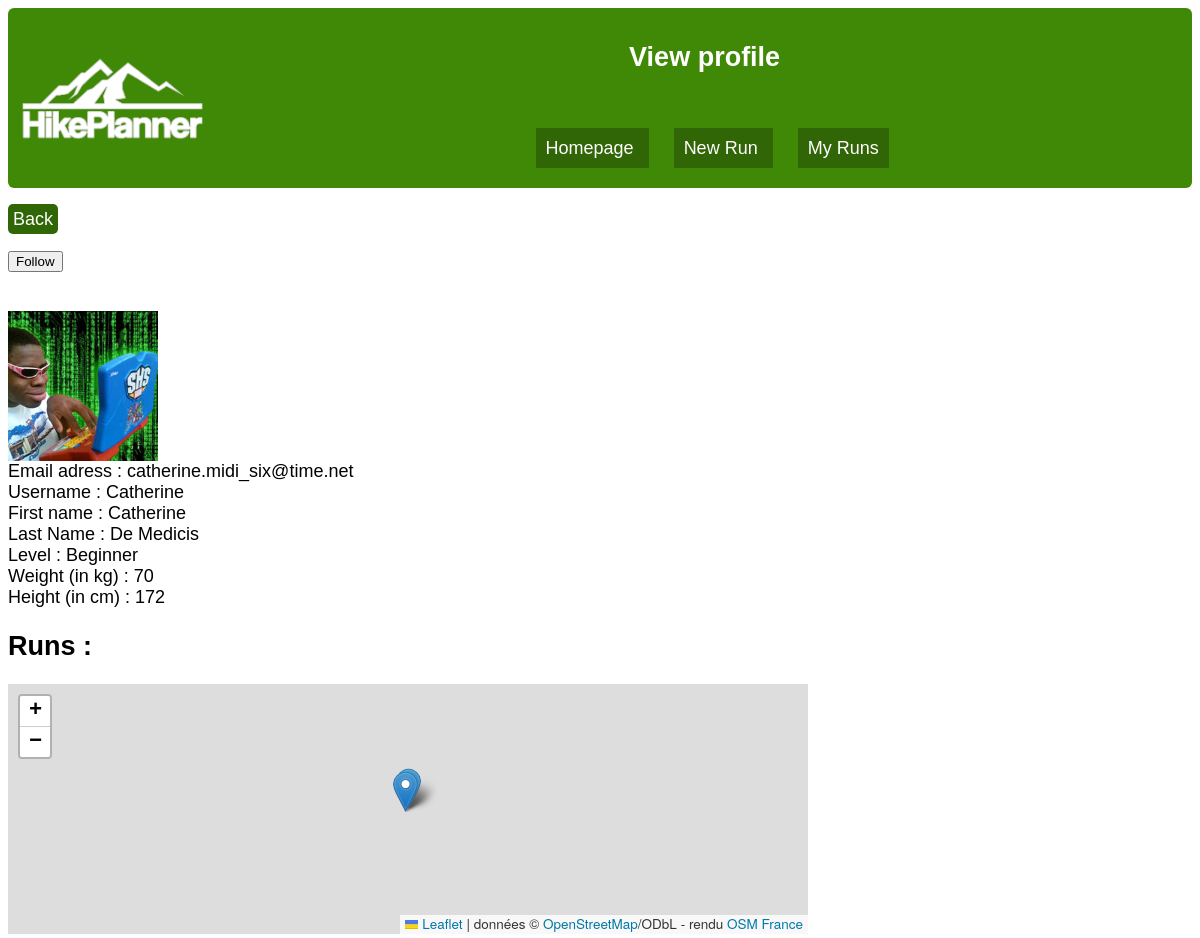
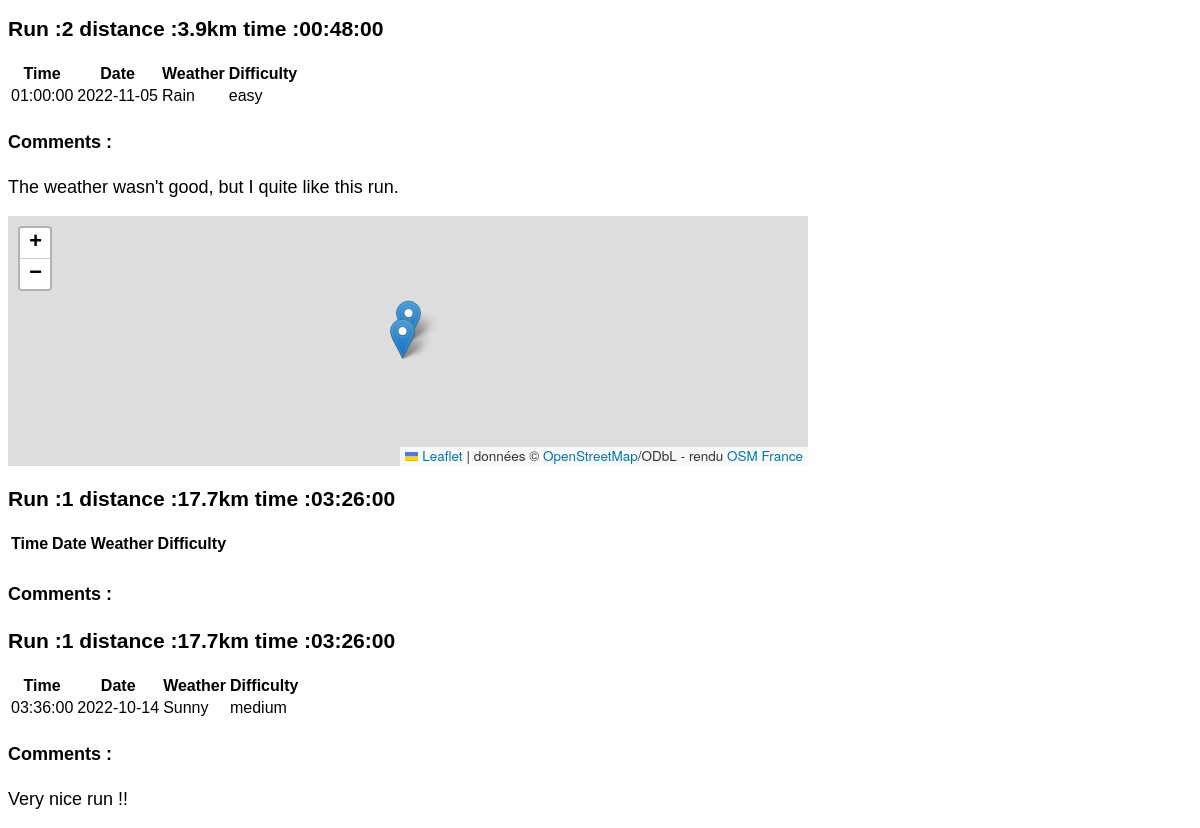
The page /profile_visit.php?id=1 (signed in) on the database its author committed (2 pictures, top to bottom).
### tables this page shows
CREATE TABLE `account` (
  `id` int(11) NOT NULL,
  `username` varchar(255) NOT NULL,
  `password` varchar(255) NOT NULL,
  `email` varchar(255) NOT NULL,
  `first_name` varchar(255) NOT NULL,
  `last_name` varchar(255) NOT NULL,
  `level` varchar(255) NOT NULL,
  `weight` int(11) DEFAULT NULL,
  `size` int(11) DEFAULT NULL,
  `picture` varchar(255) NOT NULL DEFAULT 'unknown.jpg'
);

CREATE TABLE `waypoints` (
  `id_run` int(11) NOT NULL,
  `order_waypoint` int(11) NOT NULL,
  `latitude` decimal(18,15) NOT NULL,
  `longitude` decimal(18,15) NOT NULL
);

CREATE TABLE `run_saved` (
  `number_run` int(11) NOT NULL,
  `id_run` int(11) NOT NULL,
  `id_account` int(11) NOT NULL,
  `run_name` varchar(255) DEFAULT NULL,
  `completed` tinyint(1) DEFAULT NULL,
  `date` date DEFAULT NULL,
  `time` time DEFAULT NULL,
  `difficulty` varchar(255) DEFAULT NULL,
  `weather` varchar(255) DEFAULT NULL,
  `comments` text DEFAULT NULL
);

### profile_visit.php (the view, shortened to what this page needs)
<html>
    <head>
        <link rel="stylesheet" href="https://unpkg.com/leaflet@1.3.1/dist/leaflet.css" />
        <link rel="stylesheet" type="text/css" href="../projet_css/profile_visit.css"/>
    </head>
    <body>
    <header>
            <img class="logo" src="../projet_css/HikePlanner_homepage.png"/>
            <nav>
            <h1 class="h">View profile</h1>
                <ul>
                    <br>
                    <br>
                    <li>
                        <a class="butt" href="../homepage.php">Homepage</a>
                    </li>
                    <li>
                        <a class="butt" href="../hikeplanner_map_v3.php">New Run</a>
                    </li>
                    <li>
                        <a class="butt" href="../my_runs.php">My Runs</a>
                    </li>
                </ul>
            </nav>
            </header>
            <br>
    <a class="back" href='http://localhost/HikePlanner/homepage.php'>Back</a> <br><br>
        <?php
            $bdd = new PDO("mysql:host=localhost;dbname=projet_if3;charset=utf8", "root", "");
            $id = $_GET["id"];
            $req = $bdd->prepare("SELECT * FROM account WHERE id = ?");
            $req->execute([$id]);
            $data = $req->fetch();
            $followed = 0;
            if ($followed != 1) {
                echo "<form method='post'>
                <input type='submit' class='button' name='curly' value='Follow'/>
                </form> <br>";
            }
        ?>
        <img class="pp" src="../profile_picture/<?php echo $data['picture'];?>"/>
        <br>
        <label>Email adress : </label>
        <?php
            echo $data["email"];
        ?>
        <br>
        <label>Username : </label>
        <?php
            echo $data["username"];
        ?>
        <br>
        <label>First name : </label>
        <?php
            echo $data["first_name"];
        ?>
        <br>
        <label>Last Name : </label>
        <?php
            echo $data["last_name"];
        ?>
        <br>
        <label>Level : </label>
        <?php
            echo $data["level"];
        ?>
        <br>
        <label>Weight (in kg) : </label>
        <?php
            echo $data["weight"];
        ?>
        <br>
        <label>Height (in cm) : </label>
        <?php
            echo $data["size"];
        ?>
        <div>
            <h2>Runs :</h2>
            <?php
                $req_run = $bdd->prepare("SELECT run_saved.id_run, run.distance, run.time FROM run_saved
                                            INNER JOIN run ON run_saved.id_run = run.id_run
                                            WHERE id_account = ? AND completed = 1
                                            GROUP BY id_run
                                            ORDER BY date DESC");
                $req_run->execute([$id]);
                $run = $req_run->fetch();
                if($run == null) {
                    echo "This person has no run yet.";
                } else {
                    $i = 0;
                    while($run != null) {
            ?>
            <div>
                <div <?php echo "id='map".$i."'"; ?>>
                </div>
                <?php
                    $req_run_id = $bdd->prepare("SELECT * FROM `run_saved` WHERE id_account = ? AND id_run = ? ORDER BY time ASC");
                    $req_run_id->execute([$id, $run["id_run"]]);
                    $run_id = $req_run_id->fetch();
                    while($run_id != null) {
                ?>
                <div class="table_run">
                    <h3> <?php echo"Run :".$run_id["id_run"]." distance :".$run["distance"]."km time :".$run["time"]; ?> </h3>
                    <table>
                        <tr>
                            <th> Time </th>
                            <th> Date </th>
                            <th> Weather </th>
                            <th> Difficulty </th>
                        </tr>
                        <tr>
                            <td>
                                <?php
                                    echo $run_id["time"];
                                ?>
                            </td>
                            <td>
                                <?php
                                    echo $run_id["date"];
                                ?>
                            </td>
                            <td>
                                <?php
                                    echo $run_id["weather"];
                                ?>
                            </td>
                            <td>
                                <?php
                                    echo $run_id["difficulty"];
                                ?>
                            </td>
                        </tr>
                    </table>
                    <div>
                        <h4> Comments :</h4>
                        <div class="comments">
                            <p>
                                <?php
                                    echo $run_id["comments"];
                                ?>
                            </p>
                        </div>
                    </div>
                </div>
                <?php
                    $run_id = $req_run_id->fetch();
                    }
                ?>
            </div>
            <?php
                $i ++;
                $run = $req_run->fetch();
                }
            }
            ?>
        </div>
    </body>
</html>

### projet_css/profile_visit.css (style rules this page uses)
html { font-family: 'Gill Sans', 'Gill Sans MT', Calibri, 'Trebuchet MS', sans-serif; font-size: large; }
*[id^="map"] { height:250px; width: 800px; }
header { background-color: rgb(64, 137 , 6); border-radius: 6px; padding: 1%; display: flex; align-items: center; }
img.logo { max-width: 16%; height: max-content; }
nav { text-align: center; margin-left: 25%; }
.h { color: white; }
nav li { display: inline; padding: 10px; background-color: rgb(49, 102, 7); margin-right: 25px; }
.butt { text-decoration: none; color: white; }
.pp { max-width: 150px; }
.back { text-decoration: none; background-color: rgb(49, 102, 7); color: white; padding: 5px; border-radius: 5px; }

### rows shown on the page
account: picture (picture), email "catherine.midi_six@time.net", username "Catherine", first_name "Catherine", last_name "De Medicis", level "Beginner", weight "70", size "172"
run_saved: id_run "2", distance "3.9", time "00:48:00", time "01:00:00", date "2022-11-05", weather "Rain", difficulty "easy", comments "The weather wasn't good, but I quite like this run."
run_saved: id_run "1", distance "17.7", time "03:26:00"
run_saved: id_run "1", distance "17.7", time "03:26:00", time "03:36:00", date "2022-10-14", weather "Sunny", difficulty "medium", comments "Very nice run !!"
